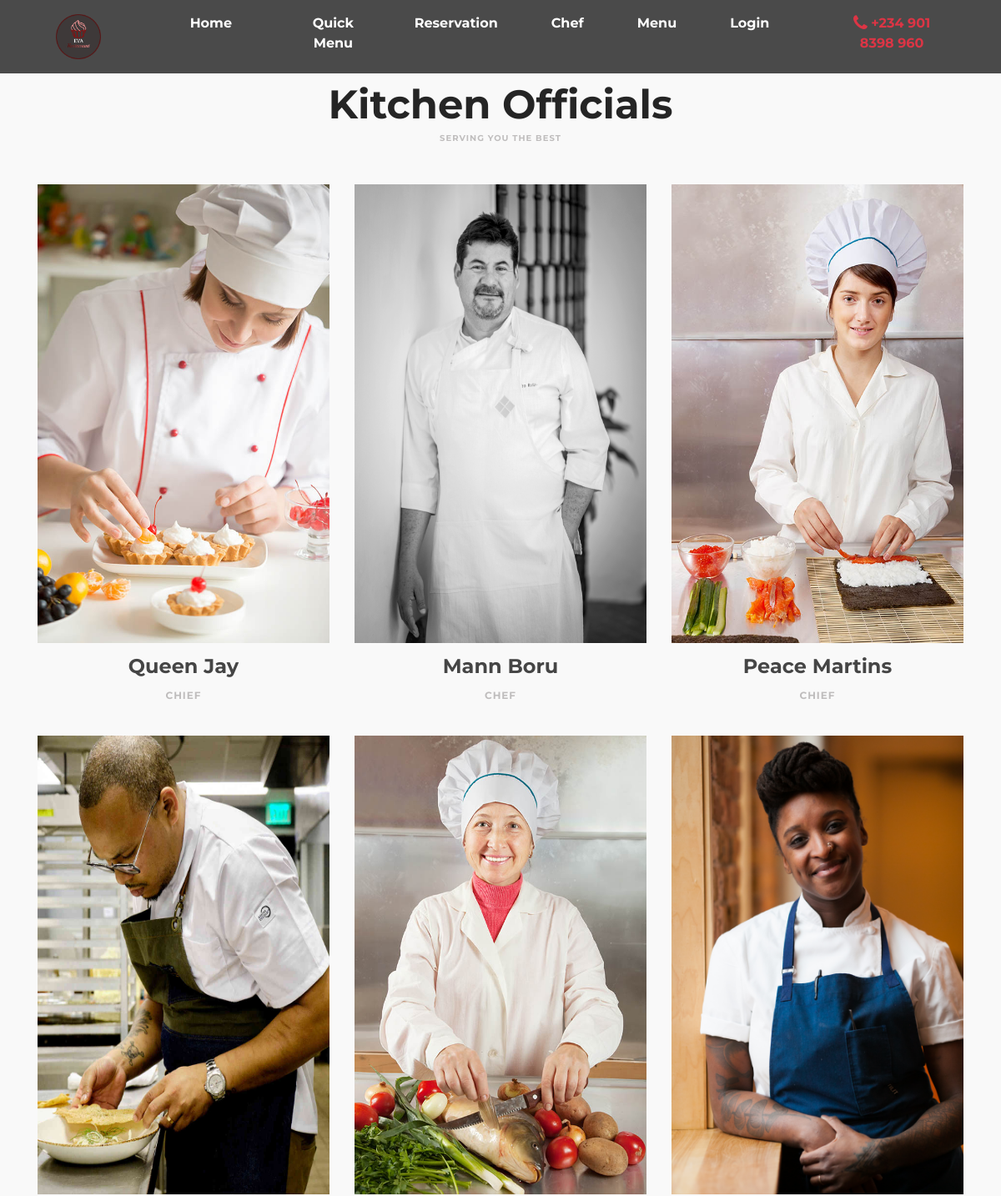
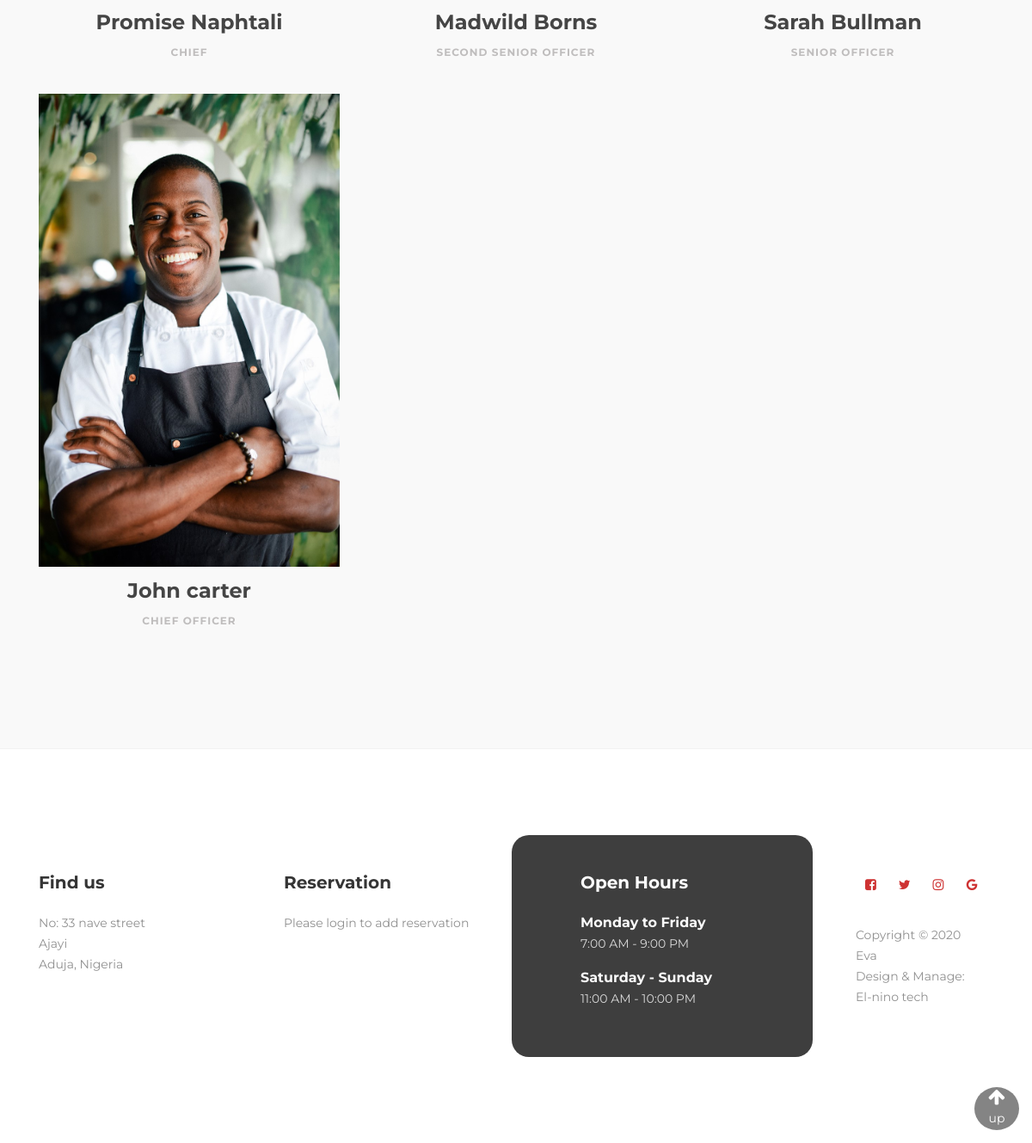
Page /chef/ on the committed database (2 pictures, top to bottom).
### chef/models.py (models this page shows)
class Chef(models.Model):
    name = models.CharField(max_length=50, default=None, null=True)
    role = models.CharField(max_length=50, default=None, null=True)
    chef_img = models.ImageField(upload_to='chef_img')
    instagram = models.CharField(max_length=250, default=None, null=True)
    facebook = models.CharField(max_length=250, default=None, null=True)
    joined_on = models.DateTimeField(auto_now_add=True)

### chef/views.py (the view)
# urls.py: path('', views.index, name='index'),
def index(request):
    context = {}
    context['chef'] = Chef.objects.all()
    if request.user.is_staff:
        messages.error(request, "You are staff. can't view user's page")
        return redirect('/staff')
    else:
        return render(request, 'chef/index.html', context)

### templates/chef/index.html (shortened to what this page needs)
{% extends 'layouts/base.html' %}
{% load static %}
{% block content %}
    <section id="team" data-stellar-background-ratio="0.5">
        <div class="container">
            <div class="row">
                <div class="col-md-12 col-sm-12">
                    <div class="section-title wow fadeInUp" data-wow-delay="0.1s">
                            <h1>Kitchen Officials</h1>
                            <h4>Serving you the best</h4>
                    </div>
                </div>
                {% for cf in chef %}
                    <div class="col-md-4 col-sm-4">
                        <div class="team-thumb wow fadeInUp" data-wow-delay="0.2s">
                            <img src="{{ cf.chef_img.url }}" width="600" height="550" class="img-responsive" alt="">
                        </div>
                        <div class="team-info">
                            <h3>{{ cf.name }}</h3>
                            <p>{{ cf.role }}</p>
                        </div>
                    </div>
                {% endfor %}
            </div>
        </div>
    </section>
{% endblock %}

### templates/layouts/base.html (shortened to what this page needs)
{% load static %}
<!DOCTYPE html>
<html lang="en">
    <head>
        <link rel="stylesheet" href="{% static 'css/bootstrap.min.css' %}">
        <link rel="stylesheet" href="{% static 'css/bootstrap.css' %}">
        <link rel="stylesheet" href="{% static 'css/font-awesome.min.css' %}">
        <link rel="stylesheet" href="{% static 'css/animate.css' %}">
        <link rel="stylesheet" href="{% static 'css/owl.carousel.css' %}">
        <link rel="stylesheet" href="{% static 'css/owl.theme.default.min.css' %}">
        <link rel="stylesheet" href="{% static 'css/magnific-popup.css' %}">
        <link rel="stylesheet" href="{% static 'css/major-style.css' %}">
        <link rel="stylesheet" href="{% static 'css/app.css' %}">
    </head>
    <body>
        {% if request.path == '/' or request.path == '/menu/' or request.path == '/menu/quickmenu' or request.path == '/menu/reservation' %}
            <nav style="border-radius:0 !important;" class="navbar navbar-expand-md navbar-dark fixed-top nav-transparent" id="custom_navbar2">
        {% else %}
            <nav style="border-radius:0 !important;" class="navbar navbar-expand-md navbar-dark fixed-top nav-colored">
        {% endif %}
            <a class="navbar-brand ml-5 mr-5" href="/">
                <img src="{% static 'images/logo.png' %}" width="65" height="65" class="img-fluid" alt="Eva">
            </a>
            {% if user.is_staff %}
                <div class="collapse navbar-collapse" id="navbarCollapse">
                    <ul class="navbar-nav mr-auto">
                        <li class="nav-item ml-5 mr-5">
                            <h4>
                                <a class="nav-link text-center text-white" href="/staff">Home</a>
                            </h4>
                        </li>
                        <li class="nav-item ml-3 mr-3">
                            <h4>
                                <a class="nav-link text-center text-white" href="/account/logout">Logout</a>
                            </h4>
                        </li>
                        <li class="nav-item ml-3 mr-3">
                            <h4>
                                <a class="nav-link text-center text-success" href="/account/">{{ user.username }}</a>
                            </h4>
                        </li>
                    </ul>
                </div>
            {% else %}
                <div class="collapse navbar-collapse" id="navbarCollapse">
                    <ul class="navbar-nav mr-auto">
                        <li class="nav-item ml-5 mr-5">
                            <h4>
                                <a class="nav-link text-center text-white" href="/">Home</a>
                            </h4>
                        </li>
                        <li class="nav-item ml-4 mr-4">
                            <h4>
                                <a class="nav-link text-center text-white" href="/menu/quickmenu">Quick Menu</a>
                            </h4>
                        </li>
                        <li class="nav-item ml-4 mr-4">
                            <h4>
                                <a class="nav-link text-center text-white" href="/menu/reservation">Reservation</a>
                            </h4>
                        </li>
                        <li class="nav-item ml-4 mr-4">
                            <h4>
                                <a class="nav-link text-center text-white" href="/chef">Chef</a>
                            </h4>
                        </li>
                        <li class="nav-item ml-4 mr-4">
                            <h4>
                                <a class="nav-link text-center text-white" href="/menu">Menu</a>
                            </h4>
                        </li>
                        {% if user.is_authenticated %}
                            <li class="nav-item ml-3 mr-3">
                                <h4>
                                    <a class="nav-link text-center text-white" href="/account/logout">Logout</a>
                                </h4>
                            </li>
                            <li class="nav-item ml-3 mr-3">
                                <h4>
                                    <a class="nav-link text-center text-success" href="/account/">{{ user.username }}</a>
                                </h4>
                            </li>
                            <li class="nav-item ml-5 mr-5">
                                <h4>
                                    <a class="nav-link text-center text-danger" href="tel:+2349018398960">
                                        <i class="fa fa-2x fa-phone"></i>
                                    </a>
                                </h4>
                            </li>
                        {% else %}
                            <li class="nav-item ml-4 mr-4">
                                <h4>
                                    <a class="nav-link text-center text-white" href="/account/login">Login</a>
                                </h4>
                            </li>
                            <li class="nav-item ml-5 mr-5">
                                <h4>
                                    <a class="nav-link text-center text-danger" href="tel:+2349018398960">
                                        <i class="fa fa-lg fa-phone"></i> +234 901 8398 960
                                    </a>
                                </h4>
                            </li>
                        {% endif %}
                    </ul>
                </div>
            {% endif %}
        </nav>
        {% block content %}
        {% endblock %}
        <div class="container">
            <div class="row">
                <div class="col-sm-12">
                    <div class="scrollup text-center">
                        <a href="#">
                            <i class="fa fa-lg fa-arrow-up text-white"></i>
                            <br>
                            <p class="text-white">
                                up
                            </p>
                        </a>
                    </div>
                </div>
            </div>
        </div>
        <footer id="footer" data-stellar-background-ratio="0.5">
            <div class="container">
                <div class="row">
                        <div class="col-md-3 col-sm-8">
                            <div class="footer-info">
                                <div class="section-title">
                                    <h2 class="wow fadeInUp" data-wow-delay="0.2s">Find us</h2>
                                </div>
                                <address class="wow fadeInUp" data-wow-delay="0.4s">
                                    <p>
                                        No: 33 nave street
                                        <br>
                                        Ajayi
                                        <br>
                                        Aduja, Nigeria
                                    </p>
                                </address>
                            </div>
                        </div>
                        <div class="col-md-3 col-sm-8">
                            <div class="footer-info">
                                <div class="section-title">
                                    <h2 class="wow fadeInUp" data-wow-delay="0.2s">Reservation</h2>
                                </div>
                                {% if user.is_authenticated %}
                                    <address class="wow fadeInUp" data-wow-delay="0.4s">
                                        <p>+234 901 8398 960</p>
                                        <p><a href="gmail:promisenap2001@gmail.com">promisenap2001@gmail.com</a></p>
                                        <p>LINE: 1111 P.O.Box </p>
                                    </address>
                                {% else %}
                                    <address class="wow fadeInUp" data-wow-delay="0.4s">
                                        <p>Please login to add reservation</p>
                                    </address>
                                {% endif %}
                            </div>
                        </div>
                        <div class="col-md-4 col-sm-8">
                            <div class="footer-info footer-open-hour">
                                <div class="section-title">
                                    <h2 class="wow fadeInUp" data-wow-delay="0.2s">Open Hours</h2>
                                </div>
                                <div class="wow fadeInUp" data-wow-delay="0.4s">
                                    <div>
                                        <strong>Monday to Friday</strong>
                                        <p>7:00 AM - 9:00 PM</p>
                                    </div>
                                    <div>
                                        <strong>Saturday - Sunday</strong>
                                        <p>11:00 AM - 10:00 PM</p>
                                    </div>
                                </div>
                            </div>
                        </div>
                        <div class="col-md-2 col-sm-4">
                            <ul class="wow fadeInUp social-icon" data-wow-delay="0.4s">
                                <li><a href="#" class="fa fa-facebook-square" attr="facebook icon"></a></li>
                                <li><a href="#" class="fa fa-twitter"></a></li>
                                <li><a href="#" class="fa fa-instagram"></a></li>
                                <li><a href="#" class="fa fa-google"></a></li>
                            </ul>
                            <div class="wow fadeInUp copyright-text" data-wow-delay="0.8s">
                                <p>
                                    <br>
                                    Copyright &copy; 2020
                                    <br>
                                    Eva
                                    <br>
                                    Design &amp; Manage:
                                    <br>
                                    El-nino tech
                                </p>
                            </div>
                        </div>
                </div>
            </div>
        </footer>
    </body>
</html>

### static/css/major-style.css (style rules this page uses)
body { background: #ffffff; font-family: 'Montserrat', sans-serif; overflow-x: hidden; }
h1,h2,h3,h4,h5,h6 { font-weight: bold; line-height: inherit; }
h1 { color: #252525; font-size: 3em; line-height: 50px; }
h2 { color: #353535; font-size: 2em; padding-bottom: 10px; }
h3 { font-size: 1.5em; margin-bottom: 0; }
h3, h3 a { color: #454545; }
p { color: #757575; font-size: 14px; font-weight: normal; line-height: 24px; }
html { -webkit-font-smoothing: antialiased; }
a { color: #252525; -webkit-transition: 0.5s; transition: 0.5s; text-decoration: none !important; }
.section-title { padding-bottom: 40px; }
.section-title h2 { margin: 0; }
.section-title h4 { color: #bfbdbd; font-size: 10px; letter-spacing: 1px; text-transform: uppercase; margin-top: 0; }
section { position: relative; padding: 100px 0; }
#team, #menu, #testimonial { text-align: center; }
.about-image img, .team-thumb img { width: 100%; }
#team { background: #f9f9f9; }
.team-thumb { position: relative; overflow: hidden; cursor: pointer; }
.team-info { padding: 10px 30px 20px 30px; }
.team-thumb img { transition: 0.5s 0.2s; }
.team-info p { color: #bfbdbd; font-size: 12px; font-weight: bold; letter-spacing: 1px; text-transform: uppercase; margin-top: 5px; }
footer { border-top: 1px solid rgba(0,0,0,0.05); padding: 120px 0; padding-bottom: 80px; }
footer .section-title { padding-bottom: 10px; }
footer h2 { font-size: 20px; }
footer a, footer p { color: #909090; }
footer strong { color: #d9d9d9; }
footer address p { margin-bottom: 0; }
.footer-info, footer .social-icon { margin-top: 20px; }
.footer-open-hour { background: #ce3232; background: url('../images/footer-open-hour-bg.jpg') center center no-repeat; background-size: cover; border-radius: 20px; margin-top: 0; padding: 40px 0 40px 80px; overflow: hidden; position: relative; z-index: 22; right: 20px; bottom: 20px; }
.footer-open-hour::after { background: rgba(29,29,29,0.85); content: ""; position: absolute; top: 0; right: 0; bottom: 0; left: 0; width: 100%; height: 100%; z-index: -2222; }
.footer-open-hour h2 { color: #ffffff; }
.footer-open-hour p { color: #d9d9d9; }
.footer-open-hour strong { color: #f9f9f9; }
.social-icon { position: relative; padding: 0; margin: 0; }
.social-icon li { display: inline-block; list-style: none; margin-bottom: 5px; }
.social-icon li a { border-radius: 100px; color: #ce3232; font-size: 15px; width: 35px; height: 35px; line-height: 35px; text-decoration: none; text-align: center; transition: all 0.4s ease-in-out; position: relative; }

### static/css/app.css (style rules this page uses)
html { scroll-behavior: smooth; min-height: 100%; }
.scrollup { width: 52px; height: 50px; border-radius: 50%; position: fixed; bottom: 15px; right: 15px; background-color: #3939399e; }
.nav-link { font-size: 16px; }
.nav-colored { background-color:#393939e8; transition: all ease-in-out 0.5s; }
.img-fluid, .modal-dialog.cascading-modal.modal-avatar .modal-header, .video-fluid { max-width: 100%; height: auto }

### rows in the picture
Chef: chef_img (picture), name "Queen Jay", role "CHIEF"
Chef: chef_img (picture), name "Mann Boru", role "CHEF"
Chef: chef_img (picture), name "Peace Martins", role "CHIEF"
Chef: chef_img (picture), name "Promise Naphtali", role "CHIEF"
Chef: chef_img (picture), name "Madwild Borns", role "SECOND SENIOR OFFICER"
Chef: chef_img (picture), name "Sarah Bullman", role "SENIOR OFFICER"
Chef: chef_img (picture), name "John carter", role "CHIEF OFFICER"
